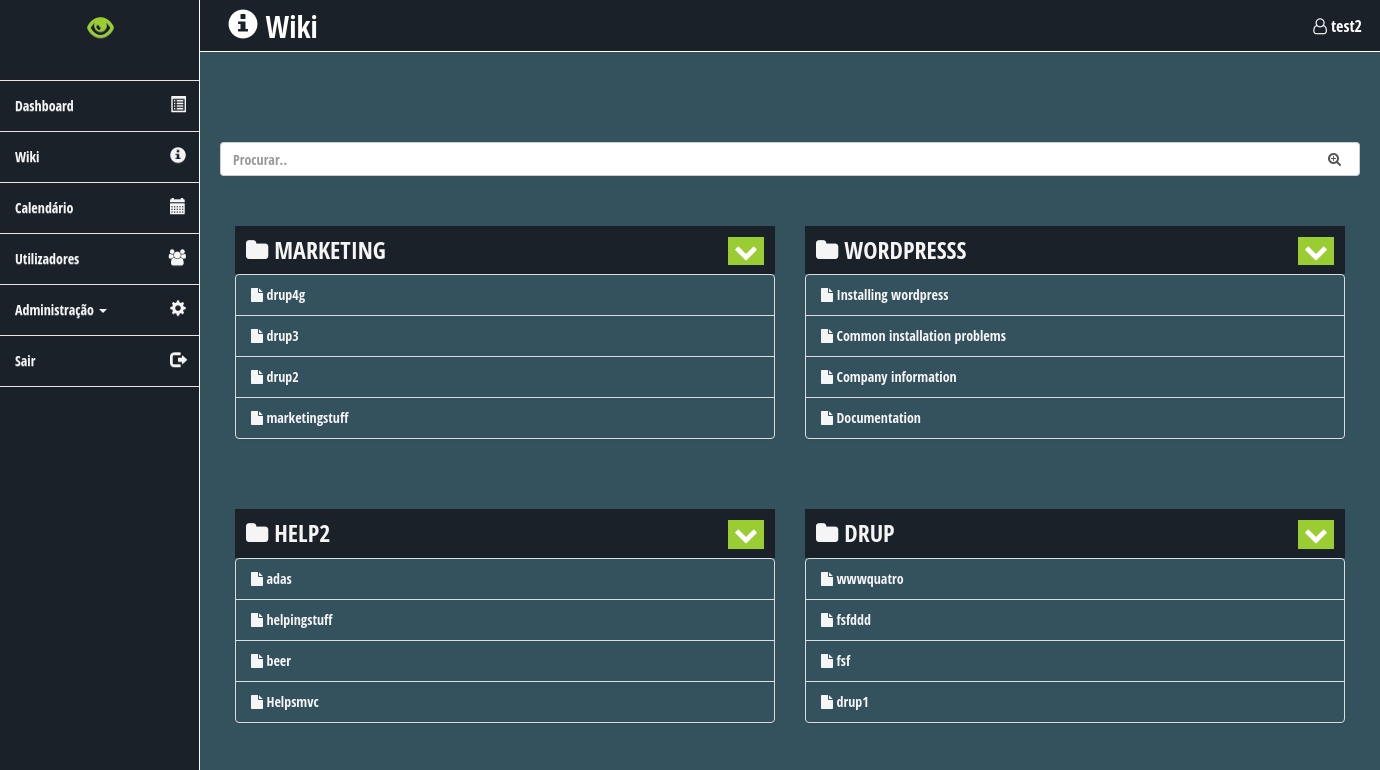
The app's page /wiki.php (signed in), older data.
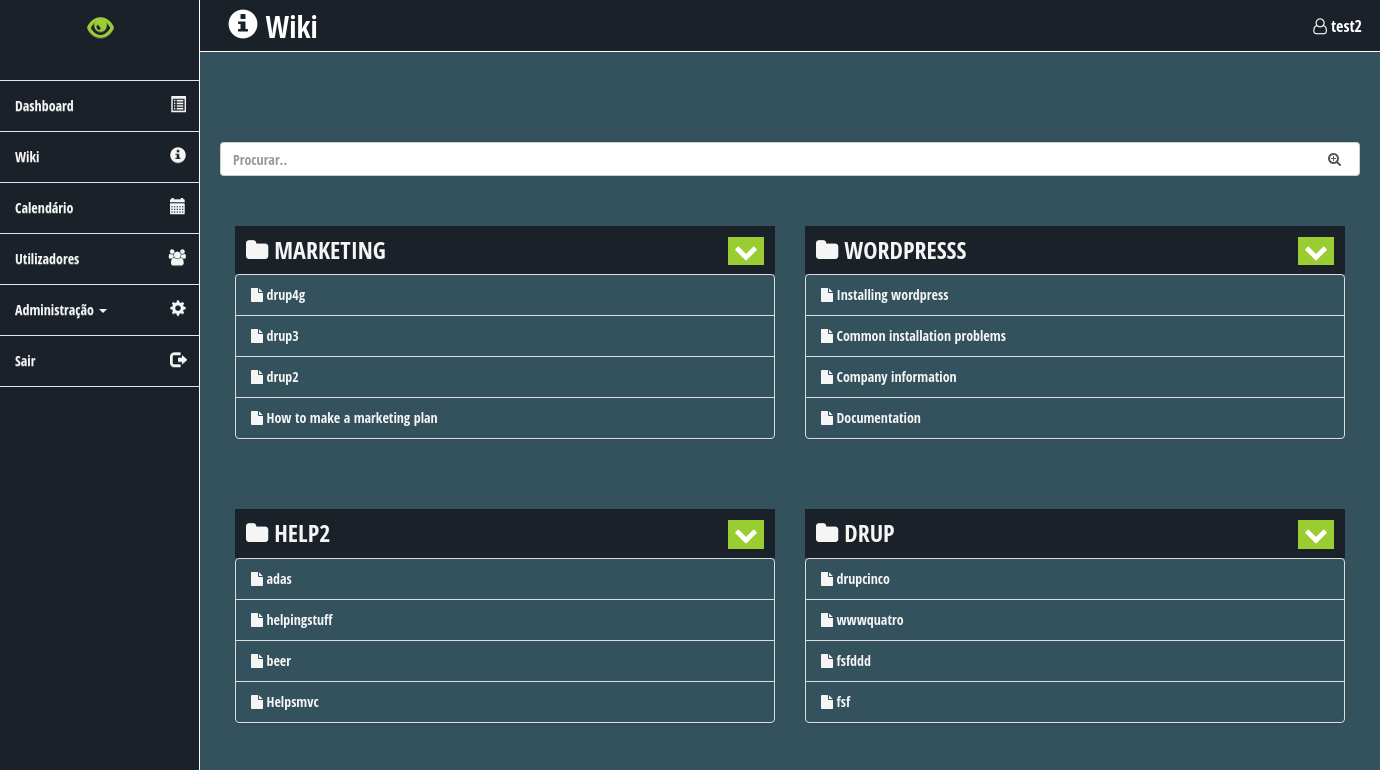
The same page, newer data.
### tables this page shows
CREATE TABLE `intranet_wiki_category` (
  `category_id` int(11) NOT NULL AUTO_INCREMENT,
  `category_name` varchar(45) NOT NULL,
  PRIMARY KEY (`category_id`)
);

CREATE TABLE `intranet_wiki_article` (
  `article_id` int(11) NOT NULL AUTO_INCREMENT,
  `article_name` varchar(45) NOT NULL,
  `article_content` text NOT NULL,
  `category_id` int(11) NOT NULL,
  `user_id` int(11) NOT NULL,
  `article_creation_time` datetime DEFAULT CURRENT_TIMESTAMP,
  `article_modification_time` datetime DEFAULT NULL ON UPDATE CURRENT_TIMESTAMP,
  PRIMARY KEY (`article_id`),
  KEY `category_id` (`category_id`),
  KEY `user_id` (`user_id`),
  CONSTRAINT `intranet_wiki_article_ibfk_1` FOREIGN KEY (`category_id`) REFERENCES `intranet_wiki_category` (`category_id`) ON DELETE CASCADE ON UPDATE CASCADE,
  CONSTRAINT `intranet_wiki_article_ibfk_2` FOREIGN KEY (`user_id`) REFERENCES `intranet_user` (`user_id`) ON DELETE CASCADE ON UPDATE CASCADE
);

### wiki.php (the view, shortened to what this page needs)
<?php
require_once('header.php');
require_once ('navbar.php');
$limit = 10;
$pageurl = 'wiki';
if (isset($_GET['page'])) {
    $page  = $_GET['page'];
}
else {
    $page = 1;
}
$start_from = ($page - 1) * $limit;
?>
<div  class="main" >
    <div class="row">
        <h2 id="top-bar" class="top-label hidden-xs"><i class="glyphicon glyphicon-info-sign ml-2" aria-hidden="true"></i> Wiki<span id="header-span" class="pull-right"><i class="fa fa-user-o" aria-hidden="true"></i>
                <?php echo $_SESSION['username'];?></span></h2>
    </div>
    <div class="container">
        <div id="categories-snapshot" class="row mt-2">
            <form class="mt-6" method="GET" id="search-form" action="<?php echo $_SERVER['PHP_SELF']; ?>">
                <div id="search_container">
                    <div class="input-group stylish-input-group">
                        <input name="search_string" type="text" class="form-control"  placeholder="Procurar.." >
                        <span class="input-group-addon">
                            <button  type="submit" value="true">
                                <span class="fa fa-search-plus"></span>
                            </button>
                        </span>
                    </div>
                </div>
            </form>
            <?php
            if(isset($_GET['search_string'])) {
                $dbc = mysqli_connect(DB_HOST, DB_USER, DB_PASSWORD, DB_NAME)
                    or die('<h3>Falha ao conectar á base de dados</h3>');
                $search_string = trim($_GET['search_string']);
                $search_query = "SELECT ia.*, ic.category_name AS category_name FROM intranet_wiki_article AS ia
                INNER JOIN intranet_wiki_category AS ic USING(category_id)";
                $where_list = array();
                $user_search = $_GET['search_string'];
                $search_words = explode(' ', $user_search);
                foreach($search_words as $word) {
                    $where_list[] = "article_content LIKE '%$word%' OR article_name LIKE '%$word%'";
                }
                $where_clause = implode(' OR ', $where_list);
                if(!empty($search_string)) {
                    $search_query = "SELECT ia.*, ic.category_name AS category_name FROM intranet_wiki_article AS ia
                INNER JOIN intranet_wiki_category AS ic USING(category_id) WHERE $where_clause LIMIT $start_from, $limit";
                }
                else {
                    $search_query = "SELECT ia.*, ic.category_name AS category_name FROM intranet_wiki_article AS ia
                INNER JOIN intranet_wiki_category AS ic USING(category_id) WHERE $where_clause LIMIT $start_from, $limit";
                }
                $data = mysqli_query($dbc, $search_query)
                    or die('<h3>Falha ao comunicar a base de dados</h3>');
                $numero_resultados = mysqli_num_rows($data);
                if(mysqli_num_rows($data) == 0) {
                    echo '<h2 class="text-center mt-3">Não foram encontrados resultados <i class="fa fa-frown-o" aria-hidden="true"></i></h2>';
                    require_once('footer.php');
                    exit();
                }
                echo '<table class="table table-bordered table-hover mt-5">';
                    echo '<thead>';
                        echo '<th class="nice-blue-th"><i class="fa fa-folder" aria-hidden="true"></i> Categoria</th>';
                        echo '<th class="nice-blue-th"><i class="fa fa-file" aria-hidden="true"></i> Artigo</th>';
                echo '</thead>';
                echo '<tbody>';
                while($row = mysqli_fetch_array($data)) {
                    echo '<tr class="hover-hand" onclick="window.document.location=\'' . 'wiki_article.php?article_id=' . $row['article_id']  .   '\'">' .'<td>'. $row['category_name'] . '</td>';
                    echo '<td>' . $row['article_name'] . '</td>';
                    echo "</tr></td>";
                }
                echo '</tbody>';
                echo '</table>';
                $query = "SELECT ia.*, ic.category_name AS category_name FROM intranet_wiki_article AS ia
                INNER JOIN intranet_wiki_category AS ic USING(category_id) WHERE $where_clause";
                paginate($dbc, $query, $page, $limit, $pageurl, $search_string);
                mysqli_close($dbc);
            }
            else {
                $dbc = mysqli_connect(DB_HOST, DB_USER, DB_PASSWORD, DB_NAME)
                or die('<h3>Falha ao conectar à base de dados');
                $query = "SELECT * FROM intranet_wiki_category";
                $query2 = "SELECT article_name, article_id, category_id, article_creation_time FROM intranet_wiki_article ORDER BY article_creation_time DESC";
                $data_category = mysqli_query($dbc, $query)
                    or die('<h3>Falha ao comunicar com a base de dados');
                $data_article = mysqli_query($dbc, $query2)
                    or die('<h3>Falha ao comunicar a base de dados');
                $categories = array();
                $articles = array();
                while ($row = mysqli_fetch_array($data_category)) {
                    array_push($categories, $row);
                }
                while ($row2 = mysqli_fetch_array($data_article)) {
                    array_push($articles, $row2);
                }
                $hold = $categories[0]['category_name'];
                echo '<div class="col-lg-6 mt-5">
            <a class="category-link" href=wiki_category.php?category_id=' . $categories[0]['category_id'] . '>' . '
            <h3 class="main-label"><i class="fa fa-folder" aria-hidden="true"></i> ' . $hold . '</a><button class="confirm-btn pull-right toggle-table"><i  class="fa fa-chevron-down chevron" aria-hidden="true"></i></button></h2><ul id="first-group" class="list-group">';
                $controlo = 0;
                foreach ($categories as $category) {
                    if ($hold != $category['category_name']) {
                        $hold = $category['category_name'];
                        echo '</ul></div><div class="col-lg-6 mt-5">' . '<a class="category-link" href=wiki_category.php?category_id=' . $category['category_id'] . '>' . '<h3 class="main-label"><i class="fa fa-folder" aria-hidden="true"></i> ' . $category['category_name'] . '</a><button class="confirm-btn pull-right toggle-table"><i  class="fa fa-chevron-down chevron" aria-hidden="true"></i></button></h2><ul class="list-group">';
                        $controlo = 0;
                    }
                    foreach ($articles as $article) {
                        if ($category['category_id'] == $article['category_id']) {
                            if ($controlo >= 4) {
                                $controlo = 0;
                                break;
                            }
                            echo '<li class="list-group-item edit-wiki-list"><a href="wiki_article.php?article_id=' . $article['article_id'] . '"><i class="fa fa-file" aria-hidden="true"></i>    ' . $article['article_name'] . '</a></li>';
                            $controlo = $controlo + 1;
                        }
                    }
                }
            }
            ?>
        </div>
    </div>
</div>
</div>
<?php
require_once('footer.php');
?>

### header.php (shortened to what this page needs)
<!doctype html>
<html lang="en">
<head>
    <link rel="stylesheet" href="css/bootstrap.min.css">
    <link rel="stylesheet" href="css/bootstrap-theme.min.css">
    <link rel="stylesheet" href="font-awesome/css/font-awesome.min.css">
    <link rel="stylesheet" href="css/sidebar.css">
    <link rel="stylesheet" href="css/footer.css">
    <link rel="stylesheet" href="css/style.css">
    <link rel="stylesheet" href="//code.jquery.com/ui/1.12.1/themes/base/jquery-ui.css">
    <link rel="stylesheet" href="//resources/demos/style.css">
</head>
<body>

### navbar.php (shortened to what this page needs)
<?php
if(isset($_SESSION['username'])) {
    ?>
    <nav style="background-color: #1a2129; border-right: solid 1px white;" class="navbar sidebar navbar-fixed-top" role="navigation">
        <div class="container-fluid">
            <div class="navbar-header">
                <a class="navbar-brand" href="#">
                    <span style="font-size:25px;" class=" hidden-xs showopacity glyphicon glyphicon-eye-open"></span>
                </a>
            </div>
            <div class="collapse navbar-collapse" id="bs-sidebar-navbar-collapse-1">
                <ul class="nav navbar-nav">
                    <li style="margin-top: 3rem;">
                        <a href="index.php">Dashboard<span style="font-size:16px;" class="pull-right hidden-xs showopacity glyphicon glyphicon-list-alt"></span></a>
                    </li>
                    <li>
                        <a href="wiki.php">Wiki<span style="font-size:16px;" class="pull-right hidden-xs showopacity glyphicon glyphicon-info-sign"></span></a>
                    </li>
                    <li>
                        <a href="calendario.php">Calendário<span style="font-size:16px;" class="pull-right hidden-xs showopacity glyphicon glyphicon-calendar"></span></a>
                    </li>
                    <li>
                        <a href="view_users.php">Utilizadores<span style="font-size:16px;" class="pull-right hidden-xs showopacity fa fa-users"></span></a>
                    </li>
                    <li class="dropdown">
                        <a href="#" class="dropdown-toggle" data-toggle="dropdown">Administração
                            <span class="caret"></span><span style="font-size:16px;" class="pull-right hidden-xs showopacity glyphicon glyphicon-cog"></span>
                        </a>
                    </li>
                    <li>
                        <a class="logout-link" href="logout.php">Sair<span style="font-size:16px;" class="pull-right hidden-xs showopacity glyphicon glyphicon-log-out"></span></a>
                    </li>
                </ul>
            </div>
        </div>
    </nav>
<?php
} ?>

### footer.php (shortened to what this page needs)
</body>
</html>

### css/sidebar.css (style rules this page uses)
body,html { height: 100%; }
.main .row { padding: 0px; margin: 0px; }
nav.sidebar.navbar { border-radius: 0px; }
nav.sidebar, .main { -webkit-transition: margin 200ms ease-out; -moz-transition: margin 200ms ease-out; -o-transition: margin 200ms ease-out; transition: margin 200ms ease-out; }
.main { padding: 10px 10px 0 10px; }
@media (min-width: 768px) { .main { position: absolute; width: calc(100% - 40px); margin-left: 40px; float: right; } }
@media (min-width: 768px) { nav.sidebar.navbar.sidebar>.container .navbar-brand, .navbar>.container-fluid .navbar-brand { margin-left: 0px; } }
@media (min-width: 768px) { nav.sidebar .navbar-brand, nav.sidebar .navbar-header { text-align: center; width: 100%; margin-left: 0px; } }
@media (min-width: 768px) { nav.sidebar a { padding-right: 13px; } }
@media (min-width: 768px) { nav.sidebar .navbar-nav > li:first-child { border-top: 1px #e5e5e5 solid; } }
@media (min-width: 768px) { nav.sidebar .navbar-nav > li { border-bottom: 1px #e5e5e5 solid; } }
@media (min-width: 768px) { nav.sidebar .navbar-collapse, nav.sidebar .container-fluid { padding: 0 0px 0 0px; } }
@media (min-width: 768px) { nav.sidebar { width: 200px; height: 100%; margin-left: -160px; float: left; z-index: 8000; margin-bottom: 0px; } }
@media (min-width: 768px) { nav.sidebar li { width: 100%; } }
@media (min-width: 1330px) { .main { width: calc(100% - 200px); margin-left: 200px; } }
@media (min-width: 1330px) { nav.sidebar { margin-left: 0px; float: left; } }

### css/style.css (style rules this page uses)
body, html { font-family: 'Open Sans Condensed', sans-serif; background-color: #34515E; color: white; }
.navbar { margin-bottom: 0px; }
.main { min-height: 90%; background-color: #34515E; color: white; padding: 0; }
.confirm-btn { background-color: yellowgreen; color: white; border: none; !important; }
a { color: whitesmoke; }
.mt-2 { margin-top: 2rem !important; }
.mt-5 { margin-top: 5rem !important; }
.mt-6 { margin-top: 6rem !important; }
.ml-2 { margin-left: 2rem !important; }
.edit-wiki-list { background-color: inherit; }
#top-bar { background-color: #1a2129; margin-top: 0; padding: 0.8rem; }
.stylish-input-group .input-group-addon { background: white !important; }
.stylish-input-group .form-control { border-right:0; box-shadow:0 0 0; border-color:#ccc; }
.stylish-input-group button { border:0; background:transparent; }
.top-label { border-bottom: solid 1px white; }
.main-label { background-color: #1A2129; margin: 0; padding: 1.1rem; }
#header-span { font-size: medium; margin-top: 1rem; margin-right: 1rem; }

Row changes from the older to the newer data that the page shows:
removed intranet_wiki_article: article_name "marketingstuff", shown under intranet_wiki_category "MARKETING"
computed for intranet_wiki_category "MARKETING": gains intranet_wiki_article (article_name "How to make a marketing plan")
computed for intranet_wiki_category "DRUP": loses intranet_wiki_article (article_name "drup1")
added intranet_wiki_article: article_name "drupcinco", shown under intranet_wiki_category "DRUP"
